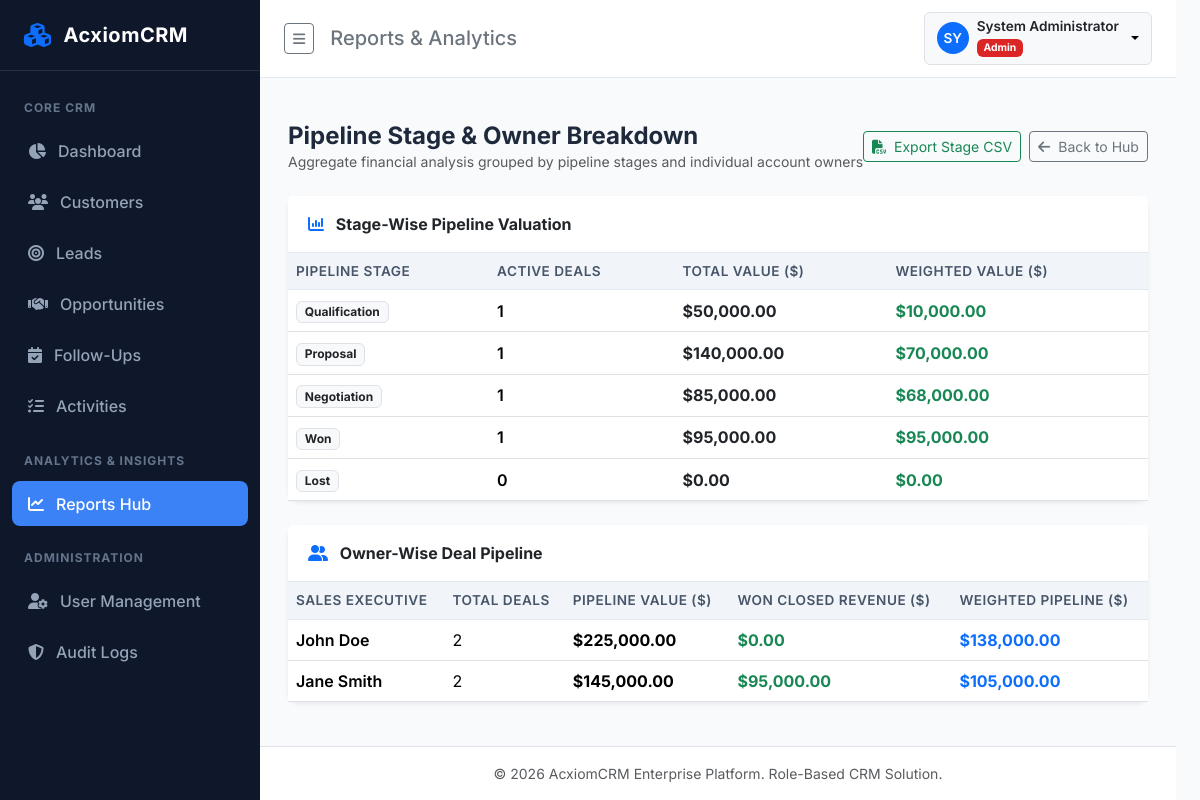
The app's page /reports/pipeline (signed in) with its own data.
### app/models/user.py (models this page shows, shortened)
class User(UserMixin, db.Model):
    __tablename__ = 'users'
    id = db.Column(db.Integer, primary_key=True)
    name = db.Column(db.String(100), nullable=False)
    email = db.Column(db.String(120), unique=True, nullable=False, index=True)
    password_hash = db.Column(db.String(255), nullable=False)
    role = db.Column(db.String(50), nullable=False, default=Role.SALES_EXECUTIVE)
    is_active = db.Column(db.Boolean, default=True, nullable=False)
    failed_login_count = db.Column(db.Integer, default=0, nullable=False)
    lockout_end = db.Column(db.DateTime, nullable=True)
    created_date = db.Column(db.DateTime, default=lambda: datetime.now(timezone.utc), nullable=False)
    assigned_customers = db.relationship('Customer', foreign_keys='Customer.owner_id', backref='owner', lazy=True)
    assigned_leads = db.relationship('Lead', foreign_keys='Lead.assigned_to_id', backref='assigned_to', lazy=True)
    assigned_opportunities = db.relationship('Opportunity', foreign_keys='Opportunity.assigned_to_id', backref='assigned_to', lazy=True)
    assigned_followups = db.relationship('FollowUp', foreign_keys='FollowUp.assigned_to_id', backref='assigned_to', lazy=True)
    assigned_activities = db.relationship('Activity', foreign_keys='Activity.assigned_to_id', backref='assigned_to', lazy=True)
    audit_logs = db.relationship('AuditLog', backref='user', lazy=True)
    @property
    def is_admin(self):
        return self.role == Role.ADMIN

### app/models/opportunity.py (models this page shows, shortened)
class Opportunity(db.Model):
    __tablename__ = 'opportunities'
    id = db.Column(db.Integer, primary_key=True)
    opportunity_code = db.Column(db.String(20), unique=True, nullable=False, index=True)
    opportunity_name = db.Column(db.String(150), nullable=False, index=True)
    customer_id = db.Column(db.Integer, db.ForeignKey('customers.id'), nullable=True)
    lead_id = db.Column(db.Integer, db.ForeignKey('leads.id'), nullable=True)
    amount = db.Column(db.Float, nullable=False)
    stage = db.Column(db.String(50), nullable=False, default=OpportunityStage.QUALIFICATION)
    probability = db.Column(db.Integer, nullable=False, default=20) # 0 to 100
    expected_close_date = db.Column(db.Date, nullable=False)
    status = db.Column(db.String(20), nullable=False, default=OpportunityStatus.OPEN) # Open, Won, Lost
    source = db.Column(db.String(50), nullable=True)
    notes = db.Column(db.Text, nullable=True)
    assigned_to_id = db.Column(db.Integer, db.ForeignKey('users.id'), nullable=True)
    created_date = db.Column(db.DateTime, default=datetime.utcnow, nullable=False)
    modified_date = db.Column(db.DateTime, default=datetime.utcnow, onupdate=datetime.utcnow, nullable=False)
    followups = db.relationship('FollowUp', backref='opportunity', cascade='all, delete-orphan', lazy=True)
    lead_rel = db.relationship('Lead', foreign_keys=[lead_id], lazy=True)
    @property
    def weighted_amount(self):
        if self.amount and self.probability is not None:
            return round((self.amount * self.probability) / 100.0, 2)
        return 0.0

### app/routes/report_routes.py (the view, shortened to what this page needs)
@report_bp.route('/pipeline')
@login_required
def pipeline_report():
    data = ReportService.get_pipeline_report(current_user)
    return render_template('reports/pipeline.html', data=data)

### app/__init__.py (called while the page is built)
@login_manager.user_loader
def load_user(user_id):
    return User.query.get(int(user_id))

### app/services/crm_service.py (called while the page is built)
    @staticmethod
    def get_scoped_opportunities(user):
        if user.is_admin or user.is_manager:
            return Opportunity.query
        return Opportunity.query.filter(Opportunity.assigned_to_id == user.id)

### app/templates/reports/pipeline.html (shortened to what this page needs)
{% extends "base.html" %}
{% block header_title %}Reports & Analytics{% endblock %}
{% block content %}
<div class="container-fluid p-0">
    <div class="d-flex justify-content-between align-items-center mb-4">
        <div>
            <h4 class="fw-bold mb-0">Pipeline Stage & Owner Breakdown</h4>
            <p class="text-muted small mb-0">Aggregate financial analysis grouped by pipeline stages and individual account owners</p>
        </div>
        <div class="d-flex gap-2">
            <a href="{{ url_for('reports.pipeline_report', export='csv') }}" class="btn btn-outline-success btn-sm">
                <i class="fa-solid fa-file-csv me-1"></i> Export Stage CSV
            </a>
            <a href="{{ url_for('reports.hub') }}" class="btn btn-outline-secondary btn-sm">
                <i class="fa-solid fa-arrow-left me-1"></i> Back to Hub
            </a>
        </div>
    </div>
    <div class="card shadow-sm border-0 mb-4">
        <div class="card-header bg-white fw-bold">
            <i class="fa-solid fa-chart-column me-2 text-primary"></i> Stage-Wise Pipeline Valuation
        </div>
        <div class="table-responsive">
            <table class="table align-middle table-hover mb-0">
                <thead>
                    <tr>
                        <th>Pipeline Stage</th>
                        <th>Active Deals</th>
                        <th>Total Value ($)</th>
                        <th>Weighted Value ($)</th>
                    </tr>
                </thead>
                <tbody>
                    {% for stage, val in data['by_stage'].items() %}
                        <tr>
                            <td><span class="badge bg-light text-dark border">{{ stage }}</span></td>
                            <td class="fw-semibold">{{ val['count'] }}</td>
                            <td class="fw-bold text-dark">${{ "{:,.2f}".format(val['total_amount']) }}</td>
                            <td class="fw-bold text-success">${{ "{:,.2f}".format(val['weighted_amount']) }}</td>
                        </tr>
                    {% endfor %}
                </tbody>
            </table>
        </div>
    </div>
    <div class="card shadow-sm border-0">
        <div class="card-header bg-white fw-bold">
            <i class="fa-solid fa-user-group me-2 text-primary"></i> Owner-Wise Deal Pipeline
        </div>
        <div class="table-responsive">
            <table class="table align-middle table-hover mb-0">
                <thead>
                    <tr>
                        <th>Sales Executive</th>
                        <th>Total Deals</th>
                        <th>Pipeline Value ($)</th>
                        <th>Won Closed Revenue ($)</th>
                        <th>Weighted Pipeline ($)</th>
                    </tr>
                </thead>
                <tbody>
                    {% for owner, val in data['by_owner'].items() %}
                        <tr>
                            <td class="fw-semibold">{{ owner }}</td>
                            <td>{{ val['count'] }}</td>
                            <td class="fw-bold">${{ "{:,.2f}".format(val['total_amount']) }}</td>
                            <td class="fw-bold text-success">${{ "{:,.2f}".format(val['won_amount']) }}</td>
                            <td class="fw-bold text-primary">${{ "{:,.2f}".format(val['weighted_amount']) }}</td>
                        </tr>
                    {% endfor %}
                </tbody>
            </table>
        </div>
    </div>
</div>
{% endblock %}

### app/templates/base.html (shortened to what this page needs)
<!DOCTYPE html>
<html lang="en">
<head>
    <link href="https://cdn.jsdelivr.net/npm/bootstrap@5.3.3/dist/css/bootstrap.min.css" rel="stylesheet">
    <link href="https://cdnjs.cloudflare.com/ajax/libs/font-awesome/6.5.1/css/all.min.css" rel="stylesheet">
    <link href="{{ url_for('static', filename='css/custom.css') }}" rel="stylesheet">
</head>
<body>
{% if current_user.is_authenticated %}
<div class="d-flex" id="wrapper">
    <div id="sidebar-wrapper">
        <div class="sidebar-brand">
            <i class="fa-solid fa-cubes text-primary fs-4"></i>
            <span>{{ app_name }}</span>
        </div>
        <div class="list-group list-group-flush pt-2">
            <div class="sidebar-heading">Core CRM</div>
            <div class="nav-item">
                <a href="{{ url_for('dashboard.index') }}" class="nav-link {% if request.endpoint == 'dashboard.index' %}active{% endif %}">
                    <i class="fa-solid fa-chart-pie w-20"></i> Dashboard
                </a>
            </div>
            <div class="nav-item">
                <a href="{{ url_for('customers.list_customers') }}" class="nav-link {% if 'customers.' in request.endpoint %}active{% endif %}">
                    <i class="fa-solid fa-users w-20"></i> Customers
                </a>
            </div>
            <div class="nav-item">
                <a href="{{ url_for('leads.list_leads') }}" class="nav-link {% if 'leads.' in request.endpoint %}active{% endif %}">
                    <i class="fa-solid fa-bullseye w-20"></i> Leads
                </a>
            </div>
            <div class="nav-item">
                <a href="{{ url_for('opportunities.list_opportunities') }}" class="nav-link {% if 'opportunities.' in request.endpoint %}active{% endif %}">
                    <i class="fa-solid fa-handshake w-20"></i> Opportunities
                </a>
            </div>
            <div class="nav-item">
                <a href="{{ url_for('followups.list_followups') }}" class="nav-link {% if 'followups.' in request.endpoint %}active{% endif %}">
                    <i class="fa-solid fa-calendar-check w-20"></i> Follow-Ups
                </a>
            </div>
            <div class="nav-item">
                <a href="{{ url_for('activities.list_activities') }}" class="nav-link {% if 'activities.' in request.endpoint %}active{% endif %}">
                    <i class="fa-solid fa-list-check w-20"></i> Activities
                </a>
            </div>
            <div class="sidebar-heading">Analytics & Insights</div>
            <div class="nav-item">
                <a href="{{ url_for('reports.hub') }}" class="nav-link {% if 'reports.' in request.endpoint %}active{% endif %}">
                    <i class="fa-solid fa-chart-line w-20"></i> Reports Hub
                </a>
            </div>
            {% if current_user.is_admin or current_user.is_manager %}
            <div class="sidebar-heading">Administration</div>
            {% if current_user.is_admin %}
            <div class="nav-item">
                <a href="{{ url_for('users.list_users') }}" class="nav-link {% if 'users.' in request.endpoint %}active{% endif %}">
                    <i class="fa-solid fa-user-gear w-20"></i> User Management
                </a>
            </div>
            {% endif %}
            <div class="nav-item">
                <a href="{{ url_for('audit.list_logs') }}" class="nav-link {% if 'audit.' in request.endpoint %}active{% endif %}">
                    <i class="fa-solid fa-shield-halved w-20"></i> Audit Logs
                </a>
            </div>
            {% endif %}
        </div>
    </div>
    <div id="page-content-wrapper">
        <nav class="top-navbar d-flex justify-content-between align-items-center">
            <div class="d-flex align-items-center gap-3">
                <button class="btn btn-outline-secondary btn-sm" id="sidebar-toggle" type="button">
                    <i class="fa-solid fa-bars"></i>
                </button>
                <h5 class="m-0 d-none d-md-block text-secondary">{% block header_title %}Overview{% endblock %}</h5>
            </div>
            <div class="d-flex align-items-center gap-3">
                <div class="dropdown">
                    <button class="btn btn-light dropdown-toggle d-flex align-items-center gap-2 border" type="button" data-bs-toggle="dropdown">
                        <div class="rounded-circle bg-primary text-white d-flex align-items-center justify-content-center" style="width: 32px; height: 32px; font-size: 0.85rem; font-weight: 600;">
                            {{ current_user.name[:2].upper() }}
                        </div>
                        <div class="text-start d-none d-sm-block">
                            <div class="fw-semibold text-dark" style="font-size: 0.85rem; line-height: 1.1;">{{ current_user.name }}</div>
                            <span class="badge {% if current_user.is_admin %}badge-role-admin{% elif current_user.is_manager %}badge-role-manager{% else %}badge-role-sales{% endif %}" style="font-size: 0.65rem;">
                                {{ current_user.role }}
                            </span>
                        </div>
                    </button>
                </div>
            </div>
        </nav>
        <div class="container-fluid px-4 pt-3">
        </div>
        <main class="main-content">
            {% block content %}{% endblock %}
        </main>
        <footer class="bg-white border-top py-3 px-4 text-center text-muted small mt-auto">
            &copy; {{ now.year }} {{ app_name }} Enterprise Platform. Role-Based CRM Solution.
        </footer>
    </div>
</div>
{% endif %}
</body>
</html>

### app/static/css/custom.css (style rules this page uses)
:root { --sidebar-width: 260px; --primary-color: #2563eb; --primary-hover: #1d4ed8; --secondary-color: #475569; --dark-sidebar: #0f172a; --sidebar-hover: #1e293b; --sidebar-active: #3b82f6; --bg-light: #f8fafc; --card-border: #e2e8f0; }
body { font-family: 'Inter', -apple-system, BlinkMacSystemFont, "Segoe UI", Roboto, sans-serif; background-color: var(--bg-light); color: #1e293b; overflow-x: hidden; }
#sidebar-wrapper { min-height: 100vh; width: var(--sidebar-width); background-color: var(--dark-sidebar); color: #cbd5e1; transition: all 0.3s ease; position: fixed; z-index: 1030; }
#sidebar-wrapper .sidebar-brand { padding: 1.25rem 1.5rem; font-size: 1.25rem; font-weight: 700; letter-spacing: 0.5px; color: #fff; border-bottom: 1px solid rgba(255, 255, 255, 0.1); display: flex; align-items: center; gap: 0.75rem; }
#sidebar-wrapper .nav-item { margin: 0.2rem 0.75rem; }
#sidebar-wrapper .nav-link { color: #94a3b8; padding: 0.65rem 1rem; border-radius: 0.5rem; font-weight: 500; display: flex; align-items: center; gap: 0.75rem; transition: all 0.2s; }
#sidebar-wrapper .nav-link.active { color: #fff; background-color: var(--sidebar-active); }
#sidebar-wrapper .sidebar-heading { font-size: 0.75rem; text-transform: uppercase; letter-spacing: 1px; color: #64748b; padding: 1.25rem 1.5rem 0.5rem; font-weight: 700; }
#page-content-wrapper { margin-left: var(--sidebar-width); min-height: 100vh; display: flex; flex-direction: column; transition: all 0.3s ease; }
.top-navbar { background: #ffffff; border-bottom: 1px solid var(--card-border); padding: 0.75rem 1.5rem; position: sticky; top: 0; z-index: 1020; }
.main-content { flex: 1; padding: 1.75rem; }
.card { border: 1px solid var(--card-border); border-radius: 0.75rem; box-shadow: 0 1px 3px 0 rgba(0, 0, 0, 0.05); background-color: #ffffff; }
.card-header { background-color: #ffffff; border-bottom: 1px solid var(--card-border); padding: 1rem 1.25rem; font-weight: 600; }
.badge-role-admin { background-color: #dc2626; color: white; }
.table thead th { background-color: #f1f5f9; color: #475569; font-weight: 600; font-size: 0.85rem; text-transform: uppercase; letter-spacing: 0.5px; border-bottom: 1px solid var(--card-border); }

### records on screen
User: name "SY", name "System Administrator", role "Admin"
Opportunity: stage "Qualification", count "1", total_amount "50,000.00", weighted_amount "10,000.00"
Opportunity: stage "Proposal", count "1", total_amount "140,000.00", weighted_amount "70,000.00"
Opportunity: stage "Negotiation", count "1", total_amount "85,000.00", weighted_amount "68,000.00"
Opportunity: stage "Won", count "1", total_amount "95,000.00", weighted_amount "95,000.00"
User: name "John Doe", count "2", total_amount "225,000.00", won_amount "0.00", weighted_amount "138,000.00"
User: name "Jane Smith", count "2", total_amount "145,000.00", won_amount "95,000.00", weighted_amount "105,000.00"

### other values on screen
{{ app_name }} "AcxiomCRM"
{{ stage }} "Lost"
{{ val['count'] }} "0"
{{ "{:,.2f}".format(val['total_amount']) }} "0.00"
{{ "{:,.2f}".format(val['weighted_amount']) }} "0.00"
